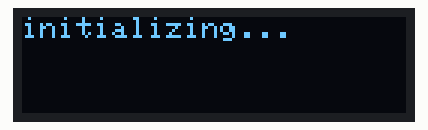
This sketch was run on a simulated ESP8266 (NodeMCU). Shown: 128×32 one-colour display. WiFi joins after 1.5 s; servers stay silent unless stated; what the sketch prints to the serial monitor is not drawn.

Above: at 3.6 s.

The sketch:

SSD1306.ino
```cpp
#include <Wire.h>
#include <Adafruit_GFX.h>
#include <Adafruit_SSD1306.h>
#include <ESP8266WiFi.h>
#include <ESP8266HTTPClient.h>
#include <ArduinoJson.h>

//////// wifi
const char* ssid     = "SSID";
const char* password = "PASSWORD";
HTTPClient http;
WiFiClient client;
///////

//////// display
#define SCREEN_WIDTH 128 // OLED display width, in pixels
#define SCREEN_HEIGHT 32 // OLED display height, in pixels
// Declaration for an SSD1306 display connected to I2C (SDA, SCL pins)
Adafruit_SSD1306 display(SCREEN_WIDTH, SCREEN_HEIGHT, &Wire, -1);
////////

void setupWIFI(){
  WiFi.begin(ssid, password);
  Serial.print("Connecting to Wi-Fi");
  while (WiFi.status() != WL_CONNECTED) {
    delay(250);
    Serial.print(".");
  }
  Serial.println();
  Serial.print("Connected, IP: ");
  Serial.println(WiFi.localIP());
}

void printTextToDisplay(String text){
  display.clearDisplay();
  display.setTextSize(1);
  display.setTextColor(WHITE);
  display.setCursor(0, 0);
  display.setRotation(2);
  display.println(text);
  display.display();
}

void setupDisplay(){
  if(!display.begin(SSD1306_SWITCHCAPVCC, 0x3C)) { // Address 0x3D for 128x64
    Serial.println(F("SSD1306 allocation failed"));
    for(;;);
  }
  delay(2000);
  printTextToDisplay("initializing...");
}

void updateDisplay(String json){
  JsonDocument doc;
  DeserializationError error = deserializeJson(doc, json);
  if (error) {
    Serial.print(F("deserializeJson() failed: "));
    Serial.println(error.c_str());
    return;
  }

  const char* value = doc["message"];
  Serial.printf("The value is: %s\n", value);
  printTextToDisplay(value);
}


void getDataFromAPI(){
    const char * address = "http://192.168.1.86:8080/message";
    String payload = "";

    if (WiFi.status() == WL_CONNECTED) {
      Serial.println("Starting HTTPS GET...");

      // Begin the HTTPS session
      if (http.begin(client, address)) {
        int code = http.GET();
        Serial.printf("Response code: %d\n", code);

        if (code == HTTP_CODE_OK) {
          payload = http.getString();
        } else {
          Serial.printf("GET failed: %s\n", http.errorToString(code).c_str());
        }
        http.end();  // Free resources
      } else {
        Serial.println("Unable to begin HTTPS session");
      }
    } else{
        Serial.println("Not connected to wifi");
    }

    updateDisplay(payload);
}

void setup() {
  Serial.begin(115200);

  setupWIFI();
  setupDisplay();
}

void loop() {
  getDataFromAPI();
  delay(500);
}
```
